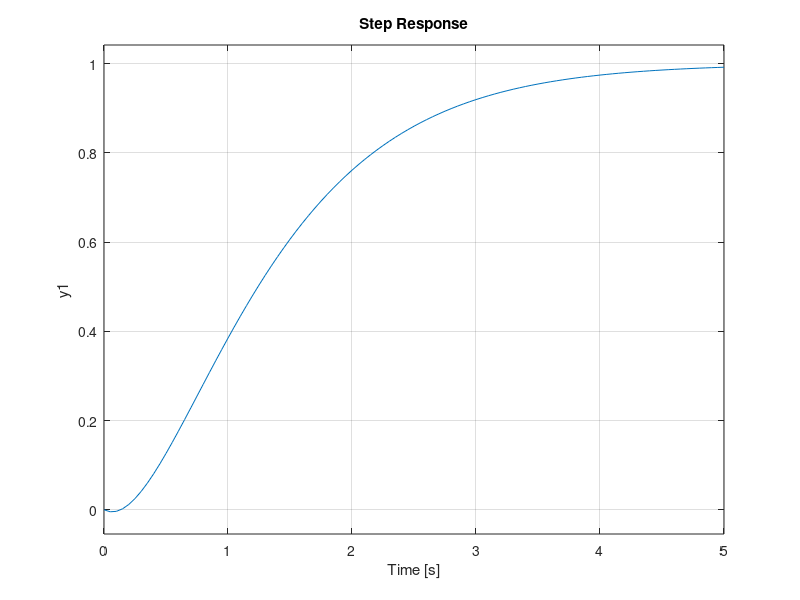

MATLAB code for this plot: (Note: this script raises an error after producing the figure.)
clear, clc
% 3.2.5

A = [0.07 0.94; -0.02 0.08];
B = [-0.08; 1.02];
C = [0.97 0.01];
D = [0.00];
K = [2.36 3.19];

kRef = inv(-C*inv(A-B*K)*B);
r = 1;
d = 0;
Am = A-B*K;
Bm = [B*kRef, B]*[r; d];
Cm = C;

sys = ss(Am, Bm, Cm, D);
step(sys)
figure(1)
S = stepinfo(sys)
